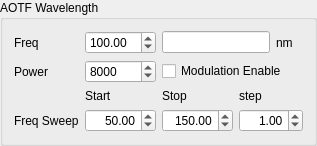
        <widget class="QGroupBox" name="groupBox">
         <property name="title">
          <string>AOTF Wavelength</string>
         </property>
         <layout class="QGridLayout" name="gridLayout_6">
          <item row="0" column="0">
           <widget class="QLabel" name="label_5">
            <property name="text">
             <string>Freq</string>
            </property>
           </widget>
          </item>
          <item row="1" column="0">
           <widget class="QLabel" name="label_6">
            <property name="text">
             <string>Power</string>
            </property>
           </widget>
          </item>
          <item row="0" column="1">
           <widget class="QDoubleSpinBox" name="atof_freq_doubleSpinBox">
            <property name="keyboardTracking">
             <bool>false</bool>
            </property>
            <property name="minimum">
             <double>10.000000000000000</double>
            </property>
            <property name="maximum">
             <double>1000.000000000000000</double>
            </property>
            <property name="value">
             <double>100.000000000000000</double>
            </property>
           </widget>
          </item>
          <item row="0" column="2" colspan="2">
           <widget class="QLineEdit" name="aotf_freq_set_lineEdit"/>
          </item>
          <item row="0" column="4">
           <widget class="QLabel" name="label_3">
            <property name="text">
             <string>nm</string>
            </property>
           </widget>
          </item>
          <item row="1" column="2" colspan="3">
           <widget class="QCheckBox" name="aotf_mod_enable_checkBox">
            <property name="text">
             <string>Modulation Enable</string>
            </property>
           </widget>
          </item>
          <item row="2" column="3">
           <widget class="QLabel" name="label_19">
            <property name="text">
             <string>step</string>
            </property>
           </widget>
          </item>
          <item row="2" column="2">
           <widget class="QLabel" name="label_20">
            <property name="text">
             <string>Stop</string>
            </property>
           </widget>
          </item>
          <item row="2" column="1">
           <widget class="QLabel" name="label_18">
            <property name="text">
             <string>Start</string>
            </property>
           </widget>
          </item>
          <item row="3" column="3" colspan="2">
           <widget class="QDoubleSpinBox" name="aotf_freq_step_doubleSpinBox">
            <property name="alignment">
             <set>Qt::AlignRight|Qt::AlignTrailing|Qt::AlignVCenter</set>
            </property>
            <property name="maximum">
             <double>999.000000000000000</double>
            </property>
            <property name="value">
             <double>1.000000000000000</double>
            </property>
           </widget>
          </item>
          <item row="3" column="2">
           <widget class="QDoubleSpinBox" name="aotf_freq_stop_doubleSpinBox">
            <property name="alignment">
             <set>Qt::AlignRight|Qt::AlignTrailing|Qt::AlignVCenter</set>
            </property>
            <property name="minimum">
             <double>10.000000000000000</double>
            </property>
            <property name="maximum">
             <double>1000.000000000000000</double>
            </property>
            <property name="value">
             <double>150.000000000000000</double>
            </property>
           </widget>
          </item>
          <item row="3" column="1">
           <widget class="QDoubleSpinBox" name="aotf_freq_start_doubleSpinBox">
            <property name="alignment">
             <set>Qt::AlignRight|Qt::AlignTrailing|Qt::AlignVCenter</set>
            </property>
            <property name="minimum">
             <double>10.000000000000000</double>
            </property>
            <property name="maximum">
             <double>1000.000000000000000</double>
            </property>
            <property name="value">
             <double>50.000000000000000</double>
            </property>
           </widget>
          </item>
          <item row="3" column="0">
           <widget class="QLabel" name="label_17">
            <property name="text">
             <string>Freq Sweep</string>
            </property>
           </widget>
          </item>
          <item row="1" column="1">
           <widget class="QDoubleSpinBox" name="aotf_power_doubleSpinBox">
            <property name="keyboardTracking">
             <bool>false</bool>
            </property>
            <property name="decimals">
             <number>0</number>
            </property>
            <property name="maximum">
             <double>16384.000000000000000</double>
            </property>
            <property name="singleStep">
             <double>100.000000000000000</double>
            </property>
            <property name="value">
             <double>8000.000000000000000</double>
            </property>
           </widget>
          </item>
         </layout>
        </widget>
